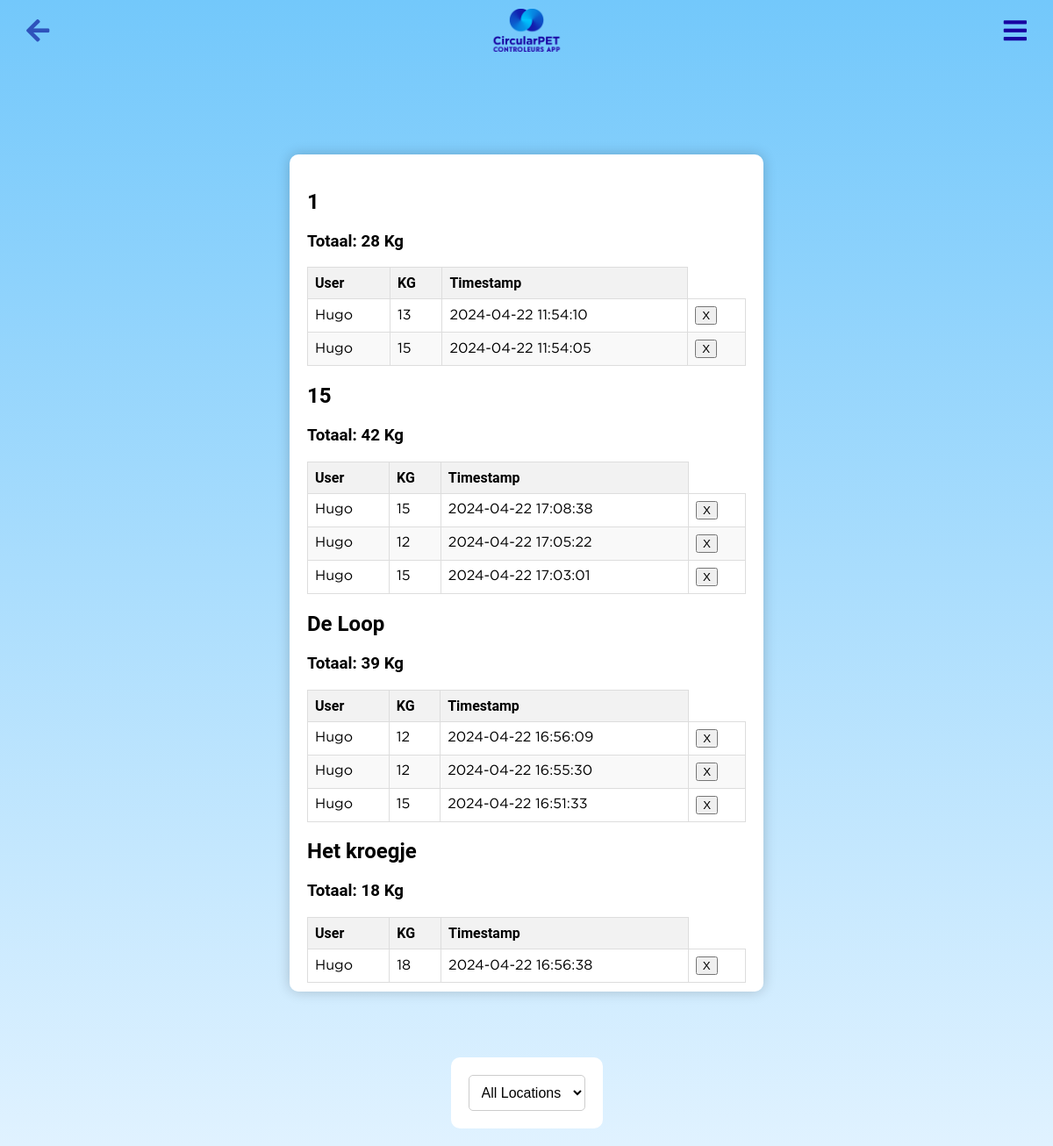
Page /change_log on the earlier database version.
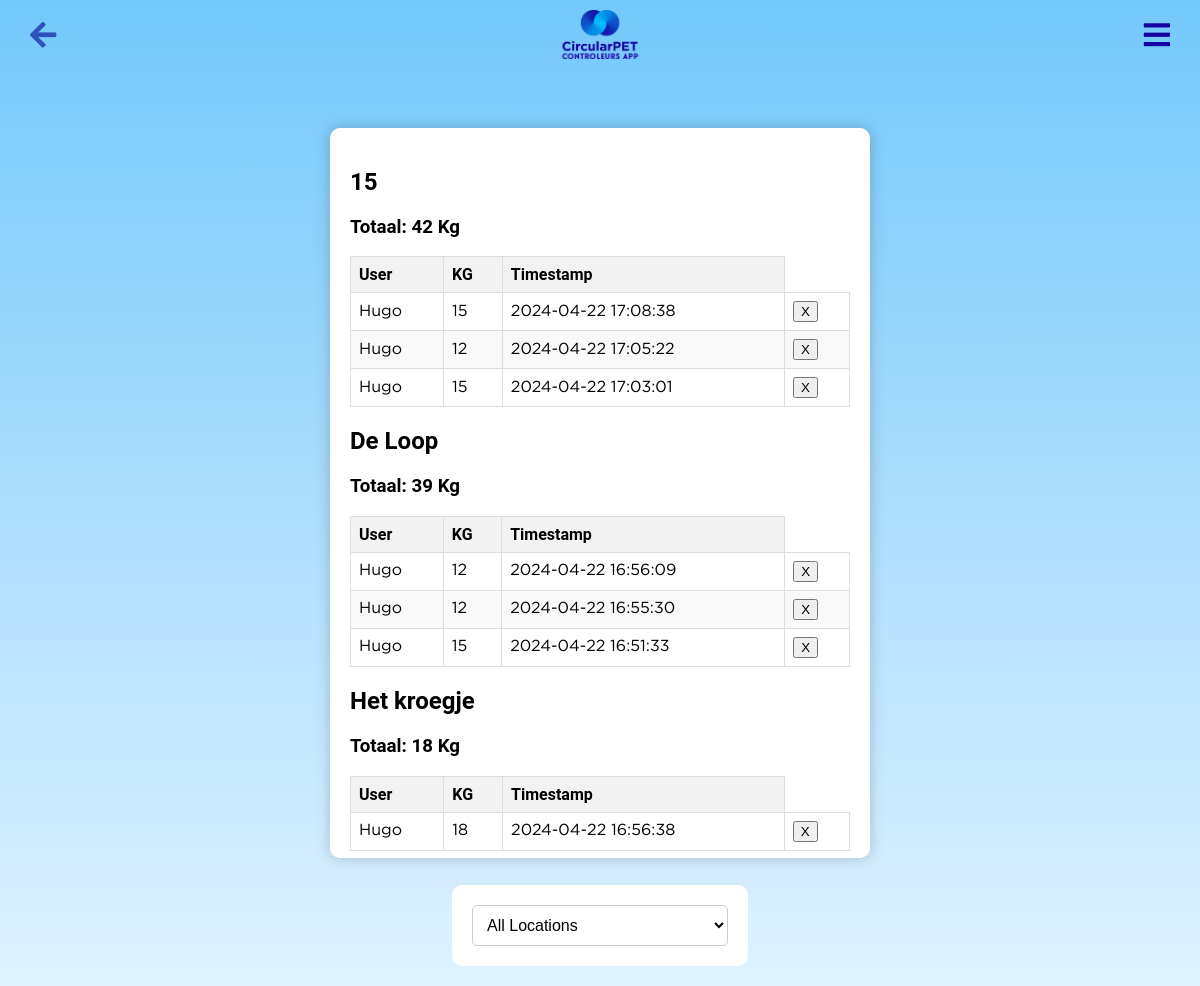
Same page on the later database version.
### app.py (models this page shows, shortened)
class ZakkenKGLog(db.Model):
    id = db.Column(db.Integer, primary_key=True)
    bar_id = db.Column(db.Integer, db.ForeignKey('bar.id'), nullable=False)
    user_id = db.Column(db.Integer, db.ForeignKey('user.id'), nullable=False)
    kg_submitted = db.Column(db.Integer, nullable=False)
    timestamp = db.Column(db.DateTime, default=datetime.utcnow)

class User(db.Model, UserMixin):  # Extend User model with UserMixin
    id = db.Column(db.Integer, primary_key=True)
    username = db.Column(db.String(80), unique=True, nullable=False)
    password = db.Column(db.String(120), nullable=False)
    is_admin = db.Column(db.Boolean, default=False, nullable=False)
    location_id = db.Column(db.Integer, db.ForeignKey('location.id'), nullable=True)
    location = db.relationship('Location', backref=db.backref('users', lazy=True))
    group = db.Column(db.String(120), nullable=True)
    badges = db.Column(db.Integer, default=0)
    profile_picture = db.Column(db.String(255), nullable=True)
    email = db.Column(db.String(120), unique=True, nullable=False)  # New email field
    phone_number = db.Column(db.String(20), nullable=True)  # New phone number field
    has_accessed_briefing = db.Column(db.Boolean, default=False)

### app.py (the view)
@app.route('/change_log')
def change_log():
    location_id = request.args.get('location_id')
    query = db.session.query(
        ChangeLog, Bar.name.label('bar_name')
    ).join(Bar, ChangeLog.bar_id == Bar.id)
    if location_id and location_id.strip():
        query = query.join(Location, Bar.location_id == Location.id).filter(Location.id == location_id)
    changes_with_bar_names = query.all()
    changes_grouped_by_bar = {}
    for change, bar_name in changes_with_bar_names:
        bar_changes = changes_grouped_by_bar.setdefault(bar_name, [])
        bar_changes.append(change)
    zakken_kg_log_query = db.session.query(
        ZakkenKGLog.bar_id, Bar.name, db.func.sum(ZakkenKGLog.kg_submitted).label('total_kg')
    ).join(Bar, ZakkenKGLog.bar_id == Bar.id)
    if location_id and location_id.strip():
        zakken_kg_log_query = zakken_kg_log_query.join(Location, Bar.location_id == Location.id)\
                                                 .filter(Location.id == location_id)
    zakken_kg_logs_grouped = zakken_kg_log_query.group_by(ZakkenKGLog.bar_id, Bar.name).order_by(Bar.name).all()
    locations = Location.query.all()
    detailed_logs_by_bar = {}
    for bar_id, _, _ in zakken_kg_logs_grouped:
        detailed_logs = db.session.query(
            ZakkenKGLog,
            User.username,
            Bar.name.label('bar_name')
        ).join(User, ZakkenKGLog.user_id == User.id)\
         .join(Bar, ZakkenKGLog.bar_id == Bar.id)\
         .filter(ZakkenKGLog.bar_id == bar_id)\
         .order_by(ZakkenKGLog.timestamp.desc()).all()
        detailed_logs_by_bar[bar_id] = detailed_logs
    return render_template('change_log.html',
                           changes_grouped_by_bar=changes_grouped_by_bar,
                           zakken_kg_logs_grouped=zakken_kg_logs_grouped,
                           detailed_logs_by_bar=detailed_logs_by_bar,
                           locations=locations)  # Include locations in the context for the dropdown

### templates/change_log.html (shortened to what this page needs)
<!DOCTYPE html>
<html lang="en">
<head>
    <link rel="stylesheet" href="{{ url_for('static', filename='main.css') }}">
    <link rel="stylesheet" href="https://cdnjs.cloudflare.com/ajax/libs/font-awesome/5.15.3/css/all.min.css">
</head>
<body>
    <img src="{{ url_for('static', filename='logo.png') }}" alt="CircularPET Logo" class="logo2">
    <a href="javascript:history.back()" class="back-button"><i class="fas fa-arrow-left"></i></a>
    <div class="gear-icon-container"> <i id="toggleSidebar" class="fa fa-bars"></i></div>
    <div class="location-filters">
        <form action="{{ url_for('change_log') }}" method="get">
            <select name="location_id" onchange="this.form.submit()">
                <option value="">All Locations</option>
            </select>
        </form>
    </div>
    <div class="content-container">
            {% for bar_id, bar_name, total_kg in zakken_kg_logs_grouped %}
                <div class="bar-log-container">
                    <h2>{{ bar_name }}</h2>
                    <h3>Totaal: {{ total_kg }} Kg</h3>
                    <table>
                        <thead>
                            <tr>
                                <th>User</th>
                                <th>KG</th>
                                <th>Timestamp</th>
                            </tr>
                        </thead>
                        <tbody>
                            {% for log, username, bar_name in detailed_logs_by_bar[bar_id] %}
                            <tr>
                                <td>{{ username }}</td>
                                <td>{{ log.kg_submitted }}</td>
                                <td>{{ log.timestamp.strftime("%Y-%m-%d %H:%M:%S") }}</td>
                                <td>
                                    <form class="minderm" action="{{ url_for('delete_log', log_id=log.id) }}" method="post" onsubmit="return confirm('Are you sure you want to delete this entry?');">
                                        <button type="submit" class="btn btn-danger">X</button>
                                    </form>
                                </td>
                            </tr>
                            {% else %}
                            <tr>
                                <td colspan="4">No entries found.</td>
                            </tr>
                            {% endfor %}
                        </tbody>
                    </table>
                </div>
            {% endfor %}
</body>
</html>

### static/main.css (style rules this page uses)
:root { --pc: #1700a1; --cs: #ff8547; --bc: #fff; }
:root { --bar-color: #1700a1; --container-color: #ff8547; }
body { font-family: "Roboto", sans-serif; background: linear-gradient(to bottom, #73c8fb 0%, #e0f2ff 100%); margin: 0; padding: 0; display: flex; height: 100vh; align-items: center; flex-wrap: wrap; justify-content: center; overflow-x: hidden; }
.back-button { position: fixed; top: 10px; left: 10px; background-color: transparent; color: #2e52bb; text-decoration: none; padding: 10px 20px; border-radius: 5px; font-size: 30px; z-index: 1000; }
.logo2 { position: absolute; top: 10px; width: 90px; position: fixed; z-index: 1000; }
.gear-icon-container { position: fixed; top: 20px; right: 20px; cursor: pointer; font-size: 24px; color: var(--pc); font-size: 30px; padding: 10px 20px; margin-top: -10px; margin-right: -10px; z-index: 1000; }
::placeholder { color: #888; }
form { background: #fff; padding: 20px; border-radius: 10px; display: inline-block; }
.minderm { padding: 0; }
form label, form select, form input[type="submit"] { font-size: 1em; }
form select { padding: 0.5em; border: 1px solid #ccc; border-radius: 5px; background-color: var(--bc); }
.content-container { width: 80%; background-color: var(--bc); ; padding: 20px; border-radius: 10px; box-shadow: 0px 0px 15px rgba(0, 0, 0, 0.2); margin: 20px auto; }
.location-filters { text-align: center; margin-bottom: 20px; position: fixed; bottom: 0; }
.location-filters select { padding: 10px; border-radius: 5px; border: 1px solid #ccc; }

### templates/change_log.html (style rules this page uses)
table { width: 100%; border-collapse: collapse; max-width: 500px; }
th, td { border: 1px solid #ddd; padding: 8px; text-align: left; }
th { background-color: #f2f2f2; }
tr:nth-child(even) { background-color: #f9f9f9; }
.content-container { width: 95%; max-width: 1200px; margin: 20px auto; padding: 20px; background-color: #fff; border-radius: 10px; box-shadow: 0px 0px 15px rgba(0, 0, 0, 0.2); overflow-y: auto; max-height: 70vh; max-width: 500px; }

Differences in the rows shown:
removed ZakkenKGLog: username "Hugo", kg_submitted "13", timestamp "2024-04-22 11:54:10", shown under "1"
removed ZakkenKGLog: username "Hugo", kg_submitted "15", timestamp "2024-04-22 11:54:05", shown under "1"
Other differences:
list line gone: "1 Totaal: 28 Kg User KG Timestamp"
